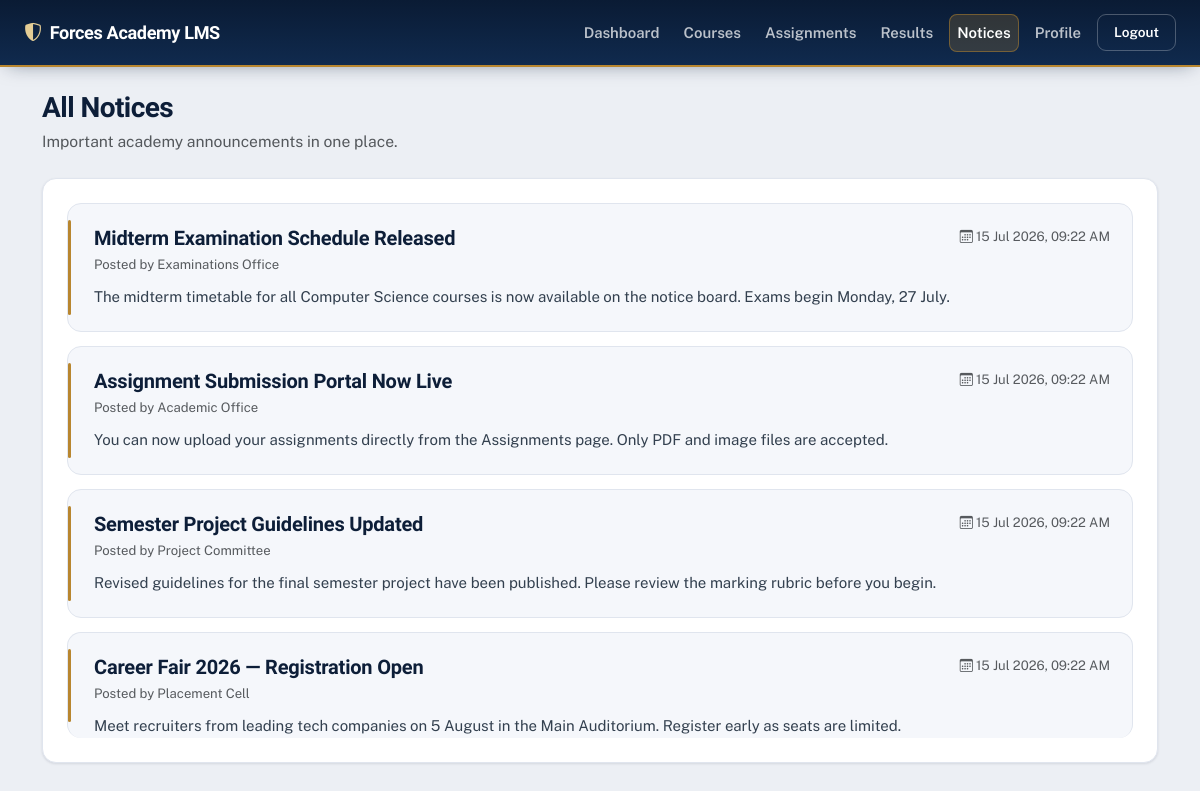
Page /notices.php (signed in) on the committed database.
### tables this page shows
CREATE TABLE IF NOT EXISTS notices (
    id          INT(11) PRIMARY KEY AUTO_INCREMENT,
    title       VARCHAR(200) NOT NULL,
    content     TEXT,
    posted_by   VARCHAR(100),
    created_at  TIMESTAMP DEFAULT CURRENT_TIMESTAMP
);

### config/auth.php (called while the page is built, shortened)
<?php
function e($value)
{
    return htmlspecialchars((string)$value, ENT_QUOTES, 'UTF-8');
}

### notices.php (the view, shortened to what this page needs)
<?php
require_once 'config/auth.php';
$notices = mysqli_query($conn, "SELECT id, title, content, posted_by, created_at FROM notices ORDER BY created_at DESC");
?>
<!DOCTYPE html>
<html lang="en">
<head>
<link href="https://cdn.jsdelivr.net/npm/bootstrap@5.3.0/dist/css/bootstrap.min.css" rel="stylesheet">
<link rel="stylesheet" href="https://cdn.jsdelivr.net/npm/bootstrap-icons@1.11.3/font/bootstrap-icons.css">
<link rel="stylesheet" href="css/style.css">
</head>
<body class="dashboard-body">
<nav class="navbar navbar-expand-lg navbar-dark app-navbar">
  <div class="container-fluid px-4">
    <a class="navbar-brand d-flex align-items-center gap-2" href="dashboard.php"><i class="bi bi-shield-shaded"></i> Forces Academy LMS</a>
    <div class="navbar-nav ms-auto flex-row gap-2 align-items-center">
      <a class="nav-link text-white" href="dashboard.php">Dashboard</a>
      <a class="nav-link text-white" href="courses.php">Courses</a>
      <a class="nav-link text-white" href="assignments.php">Assignments</a>
      <a class="nav-link text-white" href="results.php">Results</a>
      <a class="nav-link text-white active" href="notices.php">Notices</a>
      <a class="nav-link text-white" href="profile.php">Profile</a>
      <a class="btn btn-logout" href="logout.php">Logout</a>
    </div>
  </div>
</nav>
<div class="container py-4">
  <div class="page-hero mb-4">
    <h2 class="mb-1">All Notices</h2>
    <p class="text-muted mb-0">Important academy announcements in one place.</p>
  </div>
  <div class="card p-4">
    <?php if (mysqli_num_rows($notices) > 0): ?>
      <?php while ($notice = mysqli_fetch_assoc($notices)): ?>
        <div class="notice-item notice-item-large" id="notice-<?php echo (int) $notice['id']; ?>">
          <div class="d-flex flex-column flex-md-row justify-content-between gap-2 mb-2">
            <div>
              <h5 class="mb-1"><?php echo e($notice['title']); ?></h5>
              <div class="small text-muted">Posted by <?php echo e($notice['posted_by']); ?></div>
            </div>
            <div class="small text-muted"><i class="bi bi-calendar3"></i> <?php echo date('d M Y, h:i A', strtotime($notice['created_at'])); ?></div>
          </div>
          <p class="mb-0 notice-content"><?php echo nl2br(e($notice['content'])); ?></p>
        </div>
      <?php endwhile; ?>
    <?php endif; ?>
  </div>
</div>
</body>
</html>

### css/style.css (style rules this page uses)
:root { --ink:#0a1b34; --ink-2:#102a4e; --ink-3:#16365f; --brass:#b8862f; --brass-600:#9a6f22; --brass-700:#7d5a1a; --brass-050:#f8f0dd; --brass-100:#f0e1bf; --brass-200:#e4cd95; --brand:var(--brass); --brand-700:var(--brass-700); --brand-600:var(--brass-600); --brand-500:var(--brass); --brand-050:var(--brass-050); --brand-100:var(--brass-100); --brand-200:var(--brass-200); --blue:var(--brass);--blue-dark:var(--brass-700);--blue-light:var(--brass); --blue-50:var(--brass-050);--blue-100:var(--brass-100); --navy:var(--ink);--navy-2:var(--ink-2); --heading:#0d1e38; --ink-text:#0d1e38; --text:#33404f; --muted:#697687; --bg:#eceff4; --surface:#ffffff; --surface-2:#f5f7fb; --line:#e0e5ee; --line-2:#eef1f6; --success:#1f8a5b; --success-bg:#e6f5ee; --success-line:#b8e6cd; --danger:#c23b34; --danger-bg:#fbeceb; --danger-line:#f2c5c1; --warn-bg:#fbf2df; --warn-line:#eddaad; --warn-ink:#7d5a1a; --radius:14px; --radius-sm:10px; --radius-xs:8px; --shadow-xs:0 1px 2px rgba(10,27,52,.06); --shadow-sm:0 1px 3px rgba(10,27,52,.07),0 1px 2px rgba(10,27,52,.04); --shadow:0 12px 30px -14px rgba(10,27,52,.32),0 2px 6px rgba(10,27,52,.06); --shadow-lg:0 30px 60px -22px rgba(10,27,52,.42),0 6px 14px rgba(10,27,52,.10); --ring:0 0 0 4px rgba(184,134,47,.20); }
* { box-sizing:border-box; }
body { font-family:'Public Sans','Segoe UI',system-ui,Arial,sans-serif; margin:0;color:var(--text);font-size:15px;line-height:1.62; -webkit-font-smoothing:antialiased;text-rendering:optimizeLegibility; }
a { text-decoration:none;color:var(--brass-700);transition:color .15s; }
h1,h2,h3,h4,h5,h6 { font-family:'Bricolage Grotesque','Public Sans',system-ui,sans-serif; color:var(--heading);letter-spacing:-.01em;font-weight:800; }
.dashboard-body { background:var(--bg);min-height:100vh; }
.app-navbar { background:linear-gradient(180deg,var(--ink),var(--ink-2)); padding:13px 0;box-shadow:0 4px 20px -8px rgba(10,27,52,.55); border-bottom:2px solid var(--brass); }
.app-navbar .navbar-brand { font-family:'Bricolage Grotesque';font-weight:800;font-size:1.13rem;color:#fff;letter-spacing:-.02em; }
.app-navbar .navbar-brand i { color:var(--brass-200); }
.app-navbar .nav-link { color:rgba(255,255,255,.72)!important;font-weight:600;font-size:.93rem;padding:7px 13px;border-radius:8px;transition:.15s; }
.app-navbar .nav-link.active { color:#fff!important;background:rgba(184,134,47,.22);box-shadow:inset 0 0 0 1px rgba(184,134,47,.5); }
.btn-logout { border:1px solid rgba(255,255,255,.26);color:#fff;border-radius:9px;font-size:.85rem;font-weight:600;padding:7px 16px;transition:.15s; }
.welcome-banner,.page-hero { margin-bottom:6px; }
.welcome-banner h2,.page-hero h2 { font-weight:800;letter-spacing:-.02em;font-size:1.75rem; }
.welcome-banner p,.page-hero p { font-size:.98rem;color:var(--muted); }
.card { border:1px solid var(--line);border-radius:var(--radius);background:var(--surface);box-shadow:var(--shadow-sm); }
.notice-item { border-bottom:1px solid var(--line-2);padding:16px 0;transition:.16s ease; }
.notice-item:last-child { border-bottom:none;padding-bottom:0; }
.notice-item h6,.notice-item-large h5 { color:var(--heading);font-weight:700; }
.notice-item-large { padding:22px 22px 22px 26px;border:1px solid var(--line);border-radius:var(--radius);margin-bottom:14px;background:var(--surface-2);position:relative; }
.notice-item-large::before { content:"";position:absolute;left:0;top:16px;bottom:16px;width:3px;border-radius:3px;background:var(--brass); }
.notice-item-large:last-child { margin-bottom:0; }
.notice-content { color:var(--text);line-height:1.72; }

### rows in the picture
notices: title "Midterm Examination Schedule Released", posted_by "Examinations Office", created_at "15 Jul 2026, 09:22 AM", content "The midterm timetable for all Computer Science courses is now available on the notice board. Exams begin Monday, 27 July."
notices: title "Assignment Submission Portal Now Live", posted_by "Academic Office", created_at "15 Jul 2026, 09:22 AM", content "You can now upload your assignments directly from the Assignments page. Only PDF and image files are accepted."
notices: title "Semester Project Guidelines Updated", posted_by "Project Committee", created_at "15 Jul 2026, 09:22 AM", content "Revised guidelines for the final semester project have been published. Please review the marking rubric before you begin."
notices: title "Career Fair 2026 — Registration Open", posted_by "Placement Cell", created_at "15 Jul 2026, 09:22 AM", content "Meet recruiters from leading tech companies on 5 August in the Main Auditorium. Register early as seats are limited."
